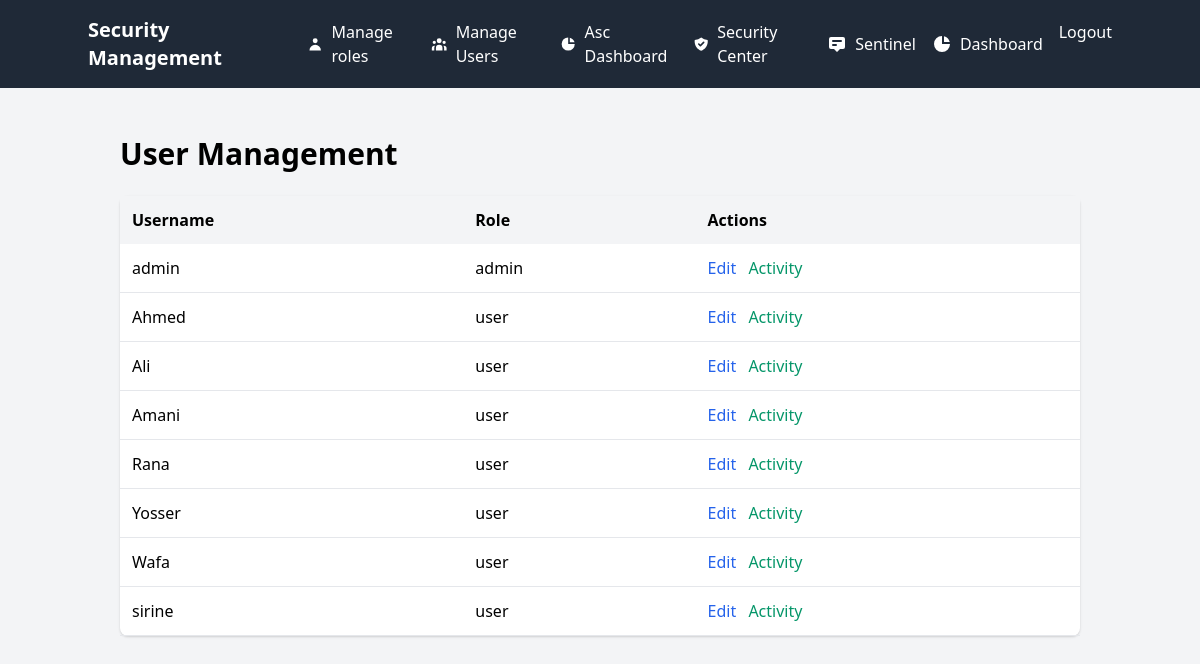
Before: /admin/users (signed in) with the older database file.
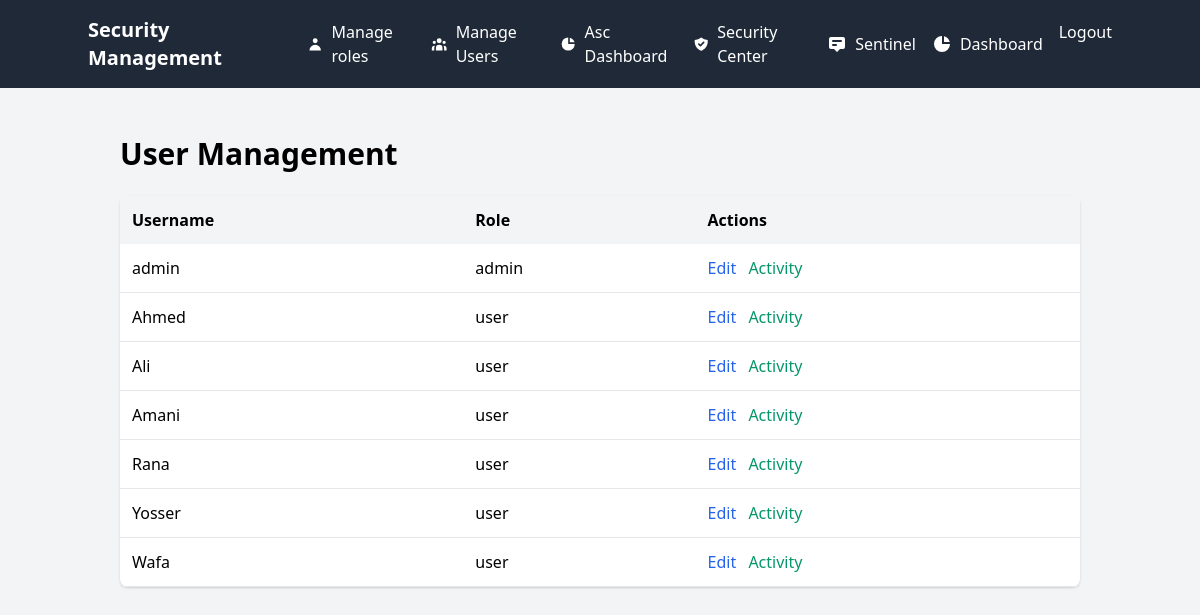
After: the same page with the newer database file.
### app.py (models this page shows)
class User(UserMixin, db.Model):
    id = db.Column(db.Integer, primary_key=True)
    username = db.Column(db.String(80), unique=True, nullable=False)
    email = db.Column(db.String(120), unique=True, nullable=False)
    password_hash = db.Column(db.String(120), nullable=False)
    role = db.Column(db.String(20), nullable=False, default='user')
    totp_secret = db.Column(db.String(120), nullable=True)
    role_id = db.Column(db.Integer, db.ForeignKey('role.id'), nullable=True)
    role_relation = db.relationship('Role', backref='users', foreign_keys=[role_id])
    is_active = db.Column(db.Boolean, default=True)  # Add this for user status
    def has_permission(self, permission_name):
        if not self.role_relation:
            return False
        return db.session.query(
            exists().where(
                and_(
                    RolePermission.role_id == self.role_relation.id,
                    Permission.name == permission_name
                )
            )
        ).scalar()

### app.py (the view)
@admin_bp.route('/users')
@login_required
def users():
    if current_user.role != 'admin':
        flash('Access denied. Admin rights required.', 'danger')
        return redirect(url_for('index'))
    users = User.query.all()
    return render_template('admin/users.html', users=users)

### app.py (called while the page is built)
@login_manager.user_loader
def load_user(user_id):
    return db.session.get(User, int(user_id))

### templates/admin/users.html
{% extends "base.html" %}
{% block content %}
<div class="container mx-auto px-4 py-8">
    <h1 class="text-3xl font-bold mb-6">User Management</h1>
    <div class="bg-white shadow rounded-lg">
        <table class="w-full">
            <thead class="bg-gray-100">
                <tr>
                    <th class="p-3 text-left">Username</th>
                    <th class="p-3 text-left">Role</th>
                    <th class="p-3 text-left">Actions</th>
                </tr>
            </thead>
            <tbody>
                {% for user in users %}
                <tr class="border-b">
                    <td class="p-3">{{ user.username }}</td>
                    <td class="p-3">{{ user.role }}</td>
                    <td class="p-3 space-x-2">
                        <a href="{{ url_for('admin.edit_user', user_id=user.id) }}"
                           class="text-blue-600 hover:underline">Edit</a>
                        <a href="{{ url_for('admin.user_activity', user_id=user.id) }}"
                           class="text-green-600 hover:underline">Activity</a>
                    </td>
                </tr>
                {% endfor %}
            </tbody>
        </table>
    </div>
</div>
{% endblock %}

### templates/base.html (shortened to what this page needs)
<!DOCTYPE html>
<html lang="en">
<head>
    <link href="https://cdn.jsdelivr.net/npm/tailwindcss@2.2.19/dist/tailwind.min.css" rel="stylesheet">
</head>
<body class="bg-gray-100" x-data="{ mobileMenuOpen: false }">
    <nav class="bg-gray-800 text-white p-4">
        <div class="container mx-auto flex justify-between items-center">
            <div class="flex items-center">
                <h1 class="text-xl font-bold mr-6">Security Management</h1>
            </div>
            <div class="hidden md:flex space-x-4">
                {% if current_user.is_authenticated %}
                    <a href="{{ url_for('admin_bp.manage_roles') }}" class="hover:text-gray-200 flex items-center">
                        <svg xmlns="http://www.w3.org/2000/svg" class="h-5 w-5 mr-2" viewBox="0 0 20 20" fill="currentColor">
                            <path fill-rule="evenodd" d="M10 9a3 3 0 100-6 3 3 0 000 6zm-7 9a7 7 0 1114 0H3z" clip-rule="evenodd" />
                        </svg>
                        Manage roles
                    </a>
                    <a href="{{ url_for('admin_bp.manage_users') }}" class="hover:text-gray-200 flex items-center">
                        Manage Users
                    </a>
                    <a href="{{ url_for('asc_dashboard') }}" class="hover:text-gray-200 flex items-center">
                        <svg xmlns="http://www.w3.org/2000/svg" class="h-5 w-5 mr-2" viewBox="0 0 20 20" fill="currentColor">
                            <path d="M2 10a8 8 0 018-8v8h8a8 8 0 11-16 0z" />
                            <path d="M12 2.252A8.014 8.014 0 0117.748 8H12V2.252z" />
                        </svg>
                        Asc Dashboard
                    </a>
                    <a href="{{ url_for('security_center') }}" class="hover:text-gray-200 flex items-center">
                        Security Center
                    </a>
                    <a href="{{ url_for('sentinel') }}" class="hover:text-gray-200 flex items-center">
                        <svg xmlns="http://www.w3.org/2000/svg" class="h-5 w-5 mr-2" viewBox="0 0 20 20" fill="currentColor">
                            <path fill-rule="evenodd" d="M18 13V5a2 2 0 00-2-2H4a2 2 0 00-2 2v8a2 2 0 002 2h3l3 3 3-3h3a2 2 0 002-2zM5 7a1 1 0 011-1h8a1 1 0 110 2H6a1 1 0 01-1-1zm1 3a1 1 0 100 2h3a1 1 0 100-2H6z" clip-rule="evenodd" />
                        </svg>
                        Sentinel
                    </a>
                    <a href="{{ url_for('admin_bp.admin_dashboard') }}" class="hover:text-gray-200 flex items-center">
                        <svg xmlns="http://www.w3.org/2000/svg" class="h-5 w-5 mr-2" viewBox="0 0 20 20" fill="currentColor">
                            <path d="M2 10a8 8 0 018-8v8h8a8 8 0 11-16 0z" />
                            <path d="M12 2.252A8.014 8.014 0 0117.748 8H12V2.252z" />
                        </svg>
                        Dashboard
                    </a>
                    <form action="{{ url_for('logout') }}" method="POST" class="inline">
                        <button type="submit" class="hover:text-gray-200">Logout</button>
                    </form>
                {% else %}
                    <a href="{{ url_for('login') }}" class="hover:text-gray-200">Login</a>
                    <a href="{{ url_for('register') }}" class="hover:text-gray-200">Register</a>
                {% endif %}
            </div>
        </div>
    </nav>
    <div class="container mx-auto p-4">
        {% block content %}{% endblock %}
    </div>
</body>
</html>

Changed rows visible on the page:
removed User: username "sirine", role "user"
